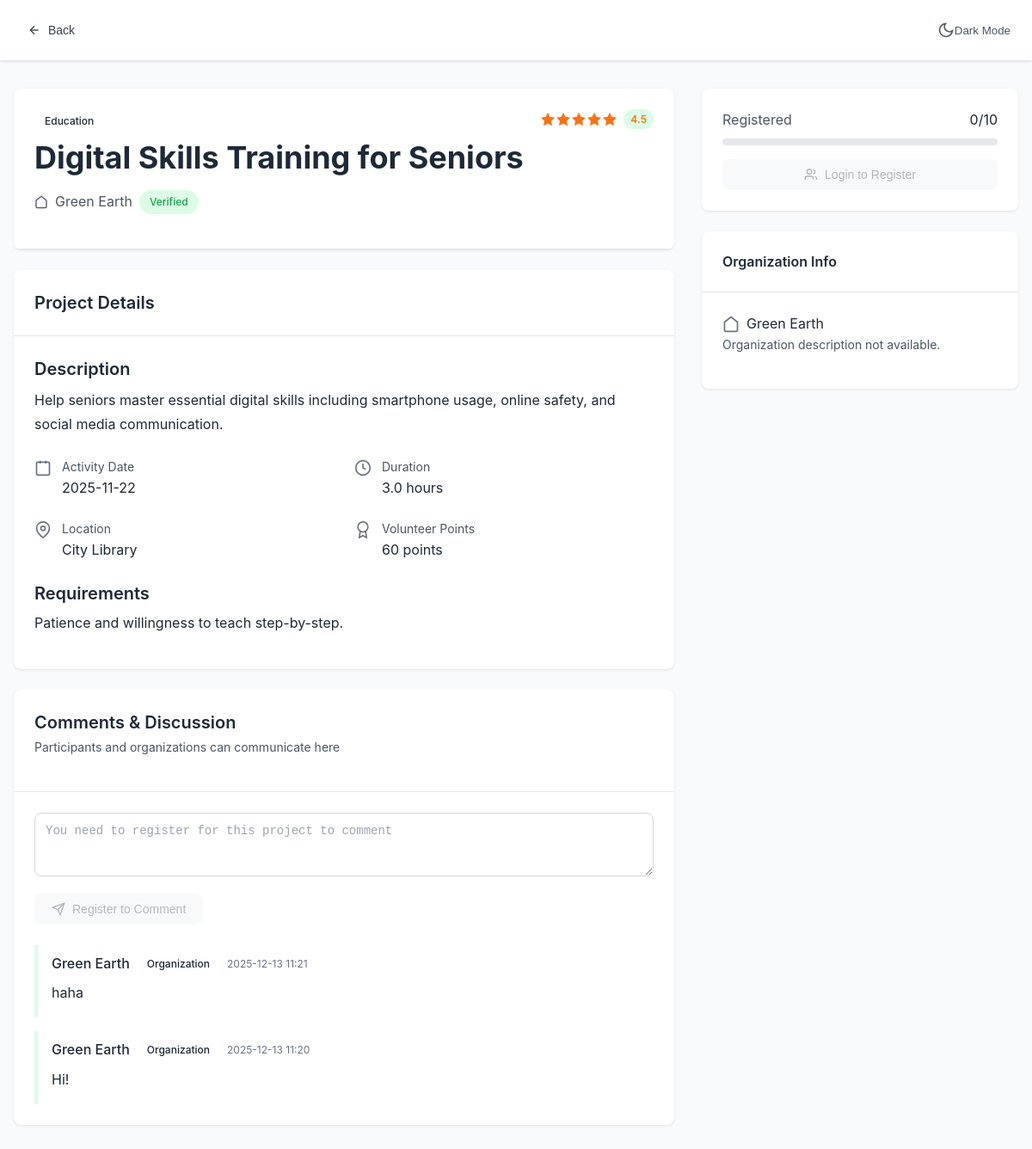
The page /project/4 on the database as committed earlier.
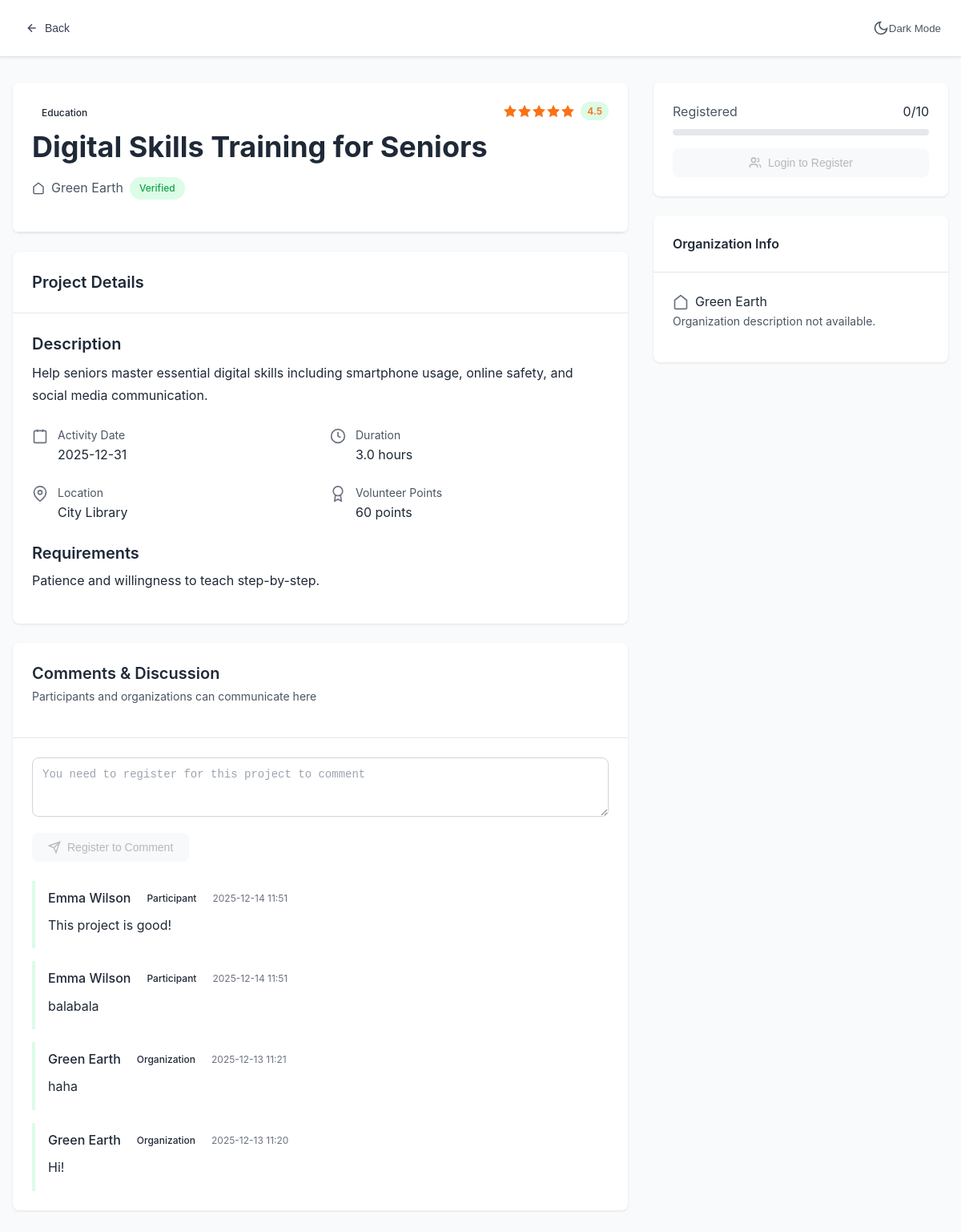
The same page on the database as committed later.
### models.py (models this page shows, shortened)
class Project(db.Model):
    id = db.Column(db.Integer, primary_key=True)
    title = db.Column(db.String(200), nullable=False)
    description = db.Column(db.Text, nullable=False)
    category = db.Column(db.String(50), nullable=False)
    organization_id = db.Column(db.Integer, db.ForeignKey('user.id'), nullable=False)
    date = db.Column(db.Date, nullable=False)
    location = db.Column(db.String(200), nullable=False)
    max_participants = db.Column(db.Integer, nullable=False)
    min_participants = db.Column(db.Integer, default=1)  # Minimum participants to start
    duration = db.Column(db.Float, nullable=False)  # hours
    points = db.Column(db.Integer, nullable=False)
    rating = db.Column(db.Float, default=0.0)
    status = db.Column(db.String(20), default='pending')  # pending, approved, in_progress, rejected, completed
    created_at = db.Column(db.DateTime, default=datetime.utcnow)
    requirements = db.Column(db.Text)
    registrations = relationship('Registration', backref='project', lazy=True)
    volunteer_records = relationship('VolunteerRecord', backref='project', lazy=True)

class User(UserMixin, db.Model):
    id = db.Column(db.Integer, primary_key=True)
    username = db.Column(db.String(80), unique=True, nullable=False)
    email = db.Column(db.String(120), unique=True, nullable=False)
    password_hash = db.Column(db.String(200), nullable=False)
    user_type = db.Column(db.String(20), nullable=False)  # participant, organization, admin
    display_name = db.Column(db.String(120))
    description = db.Column(db.Text)
    is_active = db.Column(db.Boolean, default=True, nullable=False)
    ban_reason = db.Column(db.String(500))  # Reason for ban (shown to user)
    ban_until = db.Column(db.DateTime)  # NULL = permanent ban when is_active=False
    created_at = db.Column(db.DateTime, default=datetime.utcnow)
    projects = relationship('Project', backref='organization', lazy=True)
    registrations = relationship('Registration', backref='user', lazy=True)
    volunteer_records = relationship('VolunteerRecord', backref='user', lazy=True)

class Comment(db.Model):
    id = db.Column(db.Integer, primary_key=True)
    project_id = db.Column(db.Integer, db.ForeignKey('project.id'), nullable=False)
    user_id = db.Column(db.Integer, db.ForeignKey('user.id'), nullable=False)
    content = db.Column(db.Text, nullable=False)
    parent_id = db.Column(db.Integer, db.ForeignKey('comment.id'), nullable=True)  # For replies
    created_at = db.Column(db.DateTime, default=datetime.utcnow)
    project = relationship('Project', backref='comments', lazy=True)
    user = relationship('User', backref='comments', lazy=True)
    parent = relationship('Comment', remote_side=[id], backref='replies', lazy=True)

### api/api_projects.py (the view, shortened to what this page needs)
@bp.route('/project/<int:project_id>')
def project_detail(project_id):
    project = Project.query.get_or_404(project_id)
    organization = User.query.get(project.organization_id)
    active_statuses = ('registered', 'approved')
    registration_count = Registration.query.filter(
        Registration.project_id == project.id,
        Registration.status.in_(active_statuses)
    ).count()
    comments = Comment.query.filter_by(project_id=project.id).order_by(Comment.created_at.desc()).limit(20).all()
    comments_data = []
    for comment in comments:
        comments_data.append({
            'id': comment.id,
            'user_name': comment.user.display_name or comment.user.username if comment.user else 'Unknown',
            'user_type': comment.user.user_type.title() if comment.user else 'Unknown',
            'comment': comment.content,
            'created_at': comment.created_at.strftime('%Y-%m-%d %H:%M') if comment.created_at else None
        })
    is_registered = False
    can_comment = False
    user_type = None
    registration_status = None  # Track registration status for cancelled/rejected cases
    return render_template('project_detail.html',
                         project=project,
                         organization=organization,
                         registration_count=registration_count,
                         comments=comments_data,
                         is_registered=is_registered,
                         can_comment=can_comment,
                         user_type=user_type,
                         registration_status=registration_status)

### templates/project_detail.html (shortened to what the changed rows need)
<!DOCTYPE html>
<html lang="en">
<head>
    <link rel="stylesheet" href="{{ url_for('static', filename='css/base.css') }}">
    <link rel="stylesheet" href="{{ url_for('static', filename='css/components.css') }}">
    <link rel="stylesheet" href="{{ url_for('static', filename='css/layout.css') }}">
    <link rel="stylesheet" href="{{ url_for('static', filename='css/pages.css') }}">
    <link rel="stylesheet" href="{{ url_for('static', filename='css/dark-theme.css') }}">
</head>
<body>
    {% macro render_stars(rating, size='20') %}
    {% set rating_int = rating | int %}
    {% set rating_decimal = rating - rating_int %}
    {% set color_class = 'rating-high' if rating >= 4 else ('rating-medium' if rating >= 3 else 'rating-low') %}
    {% set bg_color = '#dcfce7' if rating >= 4 else ('#fef3c7' if rating >= 3 else '#f3f4f6') %}
    <div class="sustainability-rating {{ color_class }}">
        <div class="stars">
            {% for i in range(1, 6) %}
            {% if i <= rating_int or (i==rating_int + 1 and rating_decimal>= 0.5) %}
                <svg class="star filled" xmlns="http://www.w3.org/2000/svg" width="{{ size }}" height="{{ size }}"
                    viewBox="0 0 24 24" fill="currentColor" stroke="currentColor" stroke-width="2">
                    <polygon
                        points="12 2 15.09 8.26 22 9.27 17 14.14 18.18 21.02 12 17.77 5.82 21.02 7 14.14 2 9.27 8.91 8.26 12 2" />
                </svg>
                {% else %}
                <svg class="star" xmlns="http://www.w3.org/2000/svg" width="{{ size }}" height="{{ size }}"
                    viewBox="0 0 24 24" fill="none" stroke="currentColor" stroke-width="2">
                    <polygon
                        points="12 2 15.09 8.26 22 9.27 17 14.14 18.18 21.02 12 17.77 5.82 21.02 7 14.14 2 9.27 8.91 8.26 12 2" />
                </svg>
                {% endif %}
                {% endfor %}
        </div>
        <span class="rating-badge" style="background-color: {{ bg_color }};">{{ "%.1f"|format(rating) }}</span>
    </div>
    {% endmacro %}
    <div class="container py-8" id="project-detail-container" data-project-id="{{ project.id }}" data-can-comment="{{ 'true' if can_comment else 'false' }}">
        <div class="grid grid-cols-3" style="gap: 2rem;">
            <div style="grid-column: span 2;">
                <div class="card mb-6">
                    <div class="card-header">
                        <div class="flex items-start justify-between mb-4">
                            <div style="flex: 1;">
                                <div class="flex items-center gap-3 mb-2">
                                    <span class="badge badge-primary">{{ project.category }}</span>
                                </div>
                                <h1 class="mb-3">{{ project.title }}</h1>
                                <div class="flex items-center gap-2 text-gray-600">
                                    <svg xmlns="http://www.w3.org/2000/svg" width="16" height="16" viewBox="0 0 24 24"
                                        fill="none" stroke="currentColor" stroke-width="2">
                                        <path d="M3 9l9-7 9 7v11a2 2 0 0 1-2 2H5a2 2 0 0 1-2-2z" />
                                    </svg>
                                    <span>{{ (organization.display_name or organization.username) if organization else
                                        'Organization Name' }}</span>
                                    <span class="badge badge-success">Verified</span>
                                </div>
                            </div>
                            {{ render_stars(project.rating or 0.0, '20') }}
                        </div>
                    </div>
                </div>
                <div class="card mb-6">
                    <div class="card-content">
                        <div class="mb-6">
                            <h3 class="mb-2">Description</h3>
                            <p class="text-gray-700" style="line-height: 1.8;">
                                {{ project.description }}
                            </p>
                        </div>
                        <div class="grid grid-cols-2 gap-4 mb-6">
                            <div class="flex items-start gap-3">
                                <div>
                                    <div class="text-sm text-gray-600">Activity Date</div>
                                    <div>{{ project.date.strftime('%Y-%m-%d') if project.date else 'TBD' }}</div>
                                </div>
                            </div>
                            <div class="flex items-start gap-3">
                                <div>
                                    <div class="text-sm text-gray-600">Duration</div>
                                    <div>{{ project.duration }} hours</div>
                                </div>
                            </div>
                            <div class="flex items-start gap-3">
                                <div>
                                    <div class="text-sm text-gray-600">Location</div>
                                    <div>{{ project.location }}</div>
                                </div>
                            </div>
                            <div class="flex items-start gap-3">
                                <div>
                                    <div class="text-sm text-gray-600">Volunteer Points</div>
                                    <div>{{ project.points }} points</div>
                                </div>
                            </div>
                        </div>
                        <div>
                            <h3 class="mb-2">Requirements</h3>
                            <p class="text-gray-700">
                                {% if project.requirements %}
                                {{ project.requirements }}
                                {% else %}
                                No specific requirements listed.
                                {% endif %}
                            </p>
                        </div>
                    </div>
                </div>
                <div class="card">
                    <div class="card-content">
                        <div id="comments-container" style="display: flex; flex-direction: column; gap: 1rem;">
                            {% if comments %}
                            {% for comment in comments %}
                            <div class="comment-item" data-comment-id="{{ comment.id }}"
                                style="border-left: 4px solid #dcfce7; padding-left: 1rem; padding-top: 0.5rem; padding-bottom: 0.5rem;">
                                <div class="flex items-center gap-2 mb-2">
                                    <span style="font-weight: 500;">{{ comment.user_name }}</span>
                                    <span class="badge badge-secondary text-xs">{{ comment.user_type }}</span>
                                    <span class="text-xs text-gray-500">{{ comment.created_at }}</span>
                                </div>
                                <p class="text-gray-700 mb-2" style="white-space: pre-wrap;">{{ comment.comment }}</p>
                            </div>
                            {% endfor %}
                            {% else %}
                            <p class="text-gray-500 text-center py-4">No comments yet. Be the first to ask a question!
                            </p>
                            {% endif %}
                        </div>
                    </div>
                </div>
            </div>
            <div>
                <div class="card mb-6">
                    <div class="card-content">
                        <div class="flex items-center justify-between mb-2">
                            <span class="text-gray-600">Registered</span>
                            <span>{{ registration_count or 0 }}/{{ project.max_participants }}</span>
                        </div>
                    </div>
                </div>
                <div class="card mb-6">
                    <div class="card-content">
                        <div class="flex items-center gap-2 mb-3">
                            <svg xmlns="http://www.w3.org/2000/svg" width="20" height="20" viewBox="0 0 24 24"
                                fill="none" stroke="currentColor" stroke-width="2" style="color: var(--gray-500);">
                                <path d="M3 9l9-7 9 7v11a2 2 0 0 1-2 2H5a2 2 0 0 1-2-2z" />
                            </svg>
                            <span>{{ (organization.display_name or organization.username) if organization else
                                'Organization Name' }}</span>
                        </div>
                    </div>
                </div>
            </div>
        </div>
    </div>
</body>
</html>

Rows that differ between the two databases and show on the page:
changed Project "Digital Skills Training for Seniors": date "2025-11-22" → "2025-12-31"
now on this page (row unchanged): User: user_name "Emma Wilson", user_type "Participant", created_at "2025-12-14 11:51", comment "This project is good!", comment "balabala"
